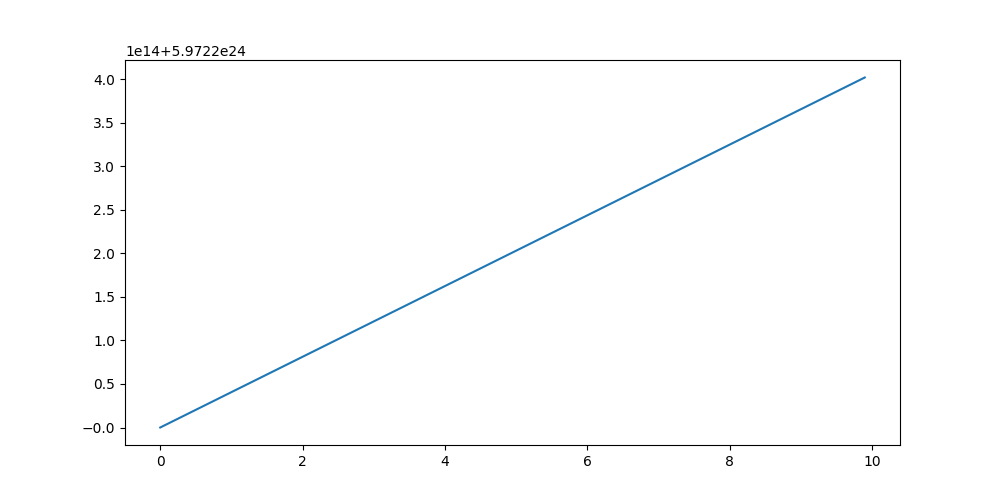

Here is the Python script that generated this plot:
import numpy as np
import matplotlib.pyplot as plt
from scipy.integrate import odeint

V = 100
G = 6.67 * 10**(-11)
r = 637100
M = 5.9722 * 10**24
t = np.arange(0, 10, 0.1)
sp = []
count = 0


def model(V, t, G):
    dSdt = M * G / V * r ** 2
    return dSdt


N = odeint(model, M, t, args=(V,))
plt.figure(figsize=(10, 5))
plt.plot(t, N)
plt.savefig('task1_dop.png')
